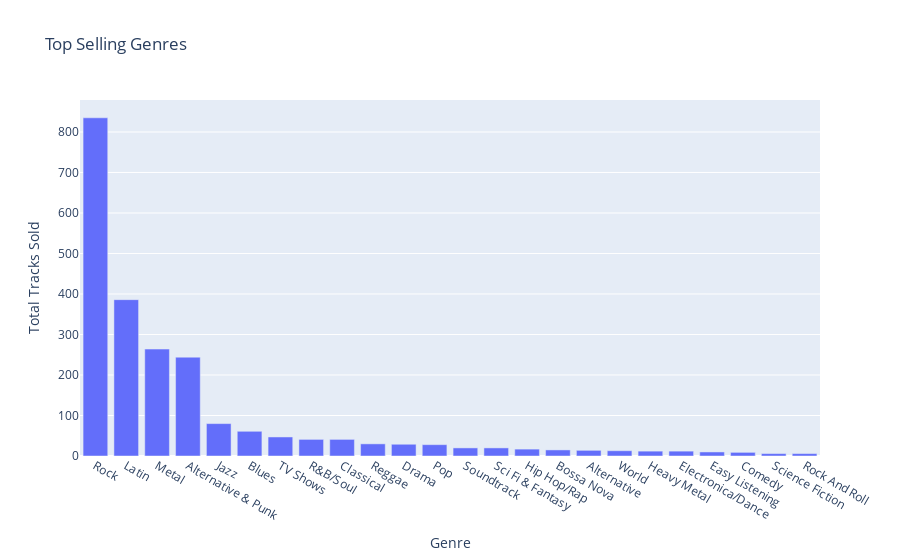

The notebook cell saved with this chart:
### Code cell
vn.ask("top selling genres")

### Figure 1 — Plotly figure (JSON) as saved in the notebook; plotly's stock layout.template omitted (floating-point values rounded to 4 significant figures)
{"data": [{"alignmentgroup": "True", "hovertemplate": "Genre=%{x}<br>Total Tracks Sold=%{y}<extra></extra>", "legendgroup": "", "marker": {"color": "#636efa", "pattern": {"shape": ""}}, "name": "", "offsetgroup": "", "orientation": "v", "showlegend": false, "textposition": "auto", "type": "bar", "x": ["Rock", "Latin", "Metal", "Alternative & Punk", "Jazz", "Blues", "TV Shows", "R&B/Soul", "Classical", "Reggae", "Drama", "Pop", "Soundtrack", "Sci Fi & Fantasy", "Hip Hop/Rap", "Bossa Nova", "Alternative", "World", "Heavy Metal", "Electronica/Dance", "Easy Listening", "Comedy", "Science Fiction", "Rock And Roll"], "xaxis": "x", "y": [835, 386, 264, 244, 80, 61, 47, 41, 41, 30, 29, 28, 20, 20, 17, 15, 14, 13, 12, 12, 10, 9, 6, 6], "yaxis": "y"}], "layout": {"barmode": "relative", "legend": {"tracegroupgap": 0}, "title": {"text": "Top Selling Genres"}, "xaxis": {"anchor": "y", "domain": [0, 1], "title": {"text": "Genre"}}, "yaxis": {"anchor": "x", "domain": [0, 1], "title": {"text": "Total Tracks Sold"}}}}
